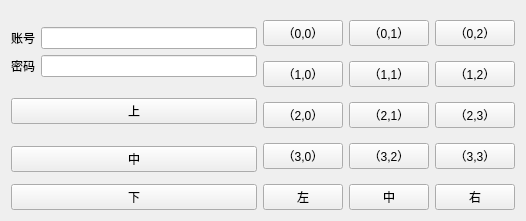
<?xml version="1.0" encoding="UTF-8"?>
<ui version="4.0">
 <class>FormDemo</class>
 <widget class="QWidget" name="FormDemo">
  <property name="geometry">
   <rect>
    <x>0</x>
    <y>0</y>
    <width>526</width>
    <height>221</height>
   </rect>
  </property>
  <property name="windowTitle">
   <string>布局</string>
  </property>
  <layout class="QGridLayout" name="gridLayout_2">
   <item row="0" column="0">
    <layout class="QFormLayout" name="formLayout">
     <property name="rowWrapPolicy">
      <enum>QFormLayout::DontWrapRows</enum>
     </property>
     <property name="labelAlignment">
      <set>Qt::AlignLeading|Qt::AlignLeft|Qt::AlignVCenter</set>
     </property>
     <property name="formAlignment">
      <set>Qt::AlignLeading|Qt::AlignLeft|Qt::AlignVCenter</set>
     </property>
     <item row="0" column="0">
      <widget class="QLabel" name="label">
       <property name="text">
        <string>账号</string>
       </property>
      </widget>
     </item>
     <item row="0" column="1">
      <widget class="QLineEdit" name="lineEdit"/>
     </item>
     <item row="1" column="0">
      <widget class="QLabel" name="label_2">
       <property name="text">
        <string>密码</string>
       </property>
      </widget>
     </item>
     <item row="1" column="1">
      <widget class="QLineEdit" name="lineEdit_2"/>
     </item>
    </layout>
   </item>
   <item row="2" column="1">
    <layout class="QHBoxLayout" name="horizontalLayout_3">
     <item>
      <widget class="QPushButton" name="btnStone">
       <property name="sizePolicy">
        <sizepolicy hsizetype="Fixed" vsizetype="Fixed">
         <horstretch>0</horstretch>
         <verstretch>0</verstretch>
        </sizepolicy>
       </property>
       <property name="text">
        <string>左</string>
       </property>
      </widget>
     </item>
     <item>
      <widget class="QPushButton" name="btnScissors">
       <property name="sizePolicy">
        <sizepolicy hsizetype="Fixed" vsizetype="Fixed">
         <horstretch>0</horstretch>
         <verstretch>0</verstretch>
        </sizepolicy>
       </property>
       <property name="text">
        <string>中</string>
       </property>
      </widget>
     </item>
     <item>
      <widget class="QPushButton" name="btnCloth">
       <property name="sizePolicy">
        <sizepolicy hsizetype="Fixed" vsizetype="Fixed">
         <horstretch>0</horstretch>
         <verstretch>0</verstretch>
        </sizepolicy>
       </property>
       <property name="text">
        <string>右</string>
       </property>
      </widget>
     </item>
    </layout>
   </item>
   <item row="1" column="0" rowspan="2">
    <layout class="QVBoxLayout" name="verticalLayout">
     <item alignment="Qt::AlignTop">
      <widget class="QPushButton" name="pushButton_2">
       <property name="text">
        <string>上</string>
       </property>
      </widget>
     </item>
     <item alignment="Qt::AlignVCenter">
      <widget class="QPushButton" name="pushButton">
       <property name="text">
        <string>中</string>
       </property>
      </widget>
     </item>
     <item>
      <widget class="QPushButton" name="pushButton_3">
       <property name="text">
        <string>下</string>
       </property>
      </widget>
     </item>
    </layout>
   </item>
   <item row="0" column="1" rowspan="2">
    <layout class="QGridLayout" name="gridLayout">
     <property name="topMargin">
      <number>0</number>
     </property>
     <item row="2" column="2">
      <widget class="QPushButton" name="btnScissors_11">
       <property name="sizePolicy">
        <sizepolicy hsizetype="Fixed" vsizetype="Fixed">
         <horstretch>0</horstretch>
         <verstretch>0</verstretch>
        </sizepolicy>
       </property>
       <property name="text">
        <string>（2,3）</string>
       </property>
      </widget>
     </item>
     <item row="0" column="1" alignment="Qt::AlignTop">
      <widget class="QPushButton" name="btnScissors_3">
       <property name="sizePolicy">
        <sizepolicy hsizetype="Fixed" vsizetype="Fixed">
         <horstretch>0</horstretch>
         <verstretch>0</verstretch>
        </sizepolicy>
       </property>
       <property name="text">
        <string>（0,1）</string>
       </property>
      </widget>
     </item>
     <item row="0" column="2">
      <widget class="QPushButton" name="btnScissors_4">
       <property name="sizePolicy">
        <sizepolicy hsizetype="Fixed" vsizetype="Fixed">
         <horstretch>0</horstretch>
         <verstretch>0</verstretch>
        </sizepolicy>
       </property>
       <property name="text">
        <string>（0,2）</string>
       </property>
      </widget>
     </item>
     <item row="1" column="1">
      <widget class="QPushButton" name="btnScissors_10">
       <property name="sizePolicy">
        <sizepolicy hsizetype="Fixed" vsizetype="Fixed">
         <horstretch>0</horstretch>
         <verstretch>0</verstretch>
        </sizepolicy>
       </property>
       <property name="text">
        <string>（1,1）</string>
       </property>
      </widget>
     </item>
     <item row="3" column="1">
      <widget class="QPushButton" name="btnScissors_6">
       <property name="sizePolicy">
        <sizepolicy hsizetype="Fixed" vsizetype="Fixed">
         <horstretch>0</horstretch>
         <verstretch>0</verstretch>
        </sizepolicy>
       </property>
       <property name="text">
        <string>（3,2）</string>
       </property>
      </widget>
     </item>
     <item row="3" column="2">
      <widget class="QPushButton" name="btnScissors_8">
       <property name="sizePolicy">
        <sizepolicy hsizetype="Fixed" vsizetype="Fixed">
         <horstretch>0</horstretch>
         <verstretch>0</verstretch>
        </sizepolicy>
       </property>
       <property name="text">
        <string>（3,3）</string>
       </property>
      </widget>
     </item>
     <item row="0" column="0" alignment="Qt::AlignTop">
      <widget class="QPushButton" name="pushButton_4">
       <property name="sizePolicy">
        <sizepolicy hsizetype="Minimum" vsizetype="Expanding">
         <horstretch>0</horstretch>
         <verstretch>0</verstretch>
        </sizepolicy>
       </property>
       <property name="text">
        <string>（0,0）</string>
       </property>
      </widget>
     </item>
     <item row="2" column="0">
      <widget class="QPushButton" name="btnScissors_2">
       <property name="sizePolicy">
        <sizepolicy hsizetype="Fixed" vsizetype="Fixed">
         <horstretch>0</horstretch>
         <verstretch>0</verstretch>
        </sizepolicy>
       </property>
       <property name="text">
        <string>（2,0）</string>
       </property>
      </widget>
     </item>
     <item row="3" column="0">
      <widget class="QPushButton" name="btnScissors_5">
       <property name="sizePolicy">
        <sizepolicy hsizetype="Fixed" vsizetype="Fixed">
         <horstretch>0</horstretch>
         <verstretch>0</verstretch>
        </sizepolicy>
       </property>
       <property name="text">
        <string>（3,0）</string>
       </property>
      </widget>
     </item>
     <item row="2" column="1">
      <widget class="QPushButton" name="btnScissors_7">
       <property name="sizePolicy">
        <sizepolicy hsizetype="Fixed" vsizetype="Fixed">
         <horstretch>0</horstretch>
         <verstretch>0</verstretch>
        </sizepolicy>
       </property>
       <property name="text">
        <string>（2,1）</string>
       </property>
      </widget>
     </item>
     <item row="1" column="2">
      <widget class="QPushButton" name="btnScissors_9">
       <property name="sizePolicy">
        <sizepolicy hsizetype="Fixed" vsizetype="Fixed">
         <horstretch>0</horstretch>
         <verstretch>0</verstretch>
        </sizepolicy>
       </property>
       <property name="text">
        <string>（1,2）</string>
       </property>
      </widget>
     </item>
     <item row="1" column="0">
      <widget class="QPushButton" name="pushButton_5">
       <property name="text">
        <string>（1,0）</string>
       </property>
      </widget>
     </item>
    </layout>
   </item>
  </layout>
 </widget>
 <resources/>
 <connections/>
</ui>
